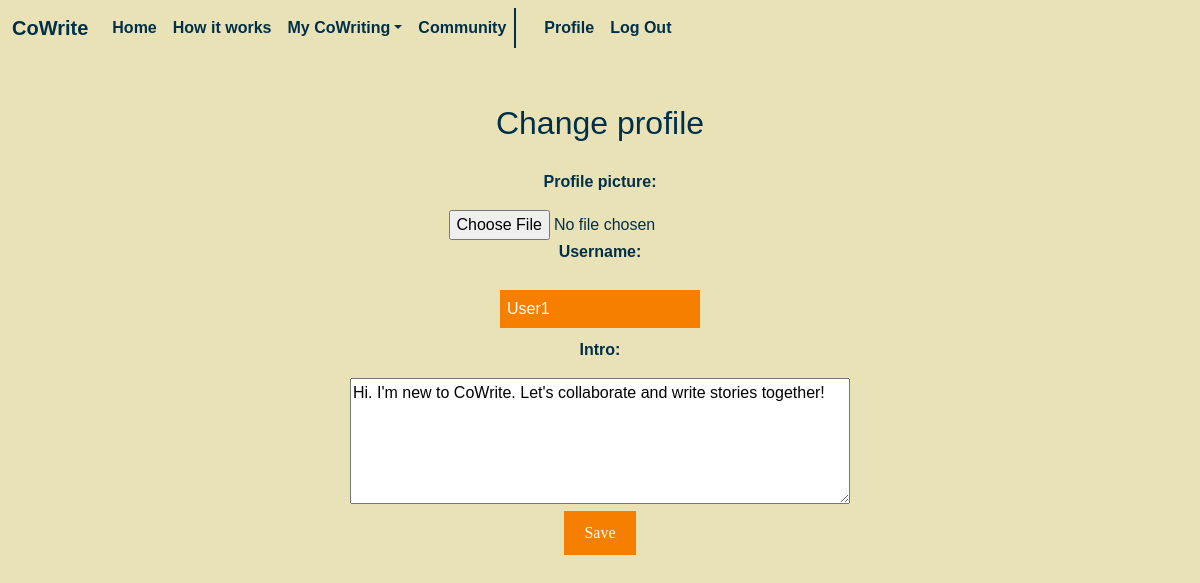
Screenshot of /change-profile/4 (signed in) with the database file from the repository.
### models.py (models this page shows)
class User(db.Model):
    id = db.Column(db.Integer, primary_key=True)
    username = db.Column(db.String(150), nullable=False, unique=True)
    password_hash = db.Column(db.String(200), nullable=False)
    intro = db.Column(db.Text, default="Hi. I'm new to CoWrite. Let's collaborate and write stories together!")
    profile_image = db.Column(db.String(255), nullable=True)
    drafts = db.relationship("CoDraft", backref="creator", lazy=True)
    contributions = db.relationship("Contribution", backref="author", lazy=True)

### app.py (the view)
@app.route("/change-profile/<int:id>", methods=["GET", "POST"])
@login_required
def change_profile(id):
    user = User.query.get_or_404(id)
    if user.id != session["user_id"]:
        flash("You are not the profile owner!", "error")
        return redirect(url_for("profile", id=id))
    if request.method == "POST":
        file = request.files.get("profile_image")
        new_username = request.form.get("username")
        new_intro = request.form.get("intro")
        if file and file.filename != "":
            filename = secure_filename(file.filename)
            os.makedirs(app.config["UPLOAD_FOLDER"], exist_ok=True)
            file_path = os.path.join(app.config["UPLOAD_FOLDER"], filename)
            file.save(file_path)
            user.profile_image = filename
        if new_username == user.username and new_intro == user.intro and not file:
            flash("No changes were made.", "info")
            return redirect(url_for("profile", id=id))
        existing_user = User.query.filter_by(username=new_username).first()
        if existing_user and existing_user.id != user.id:
            flash("That username is not available.", "error")
            return redirect(url_for("change_profile", id=id))
        user.username = new_username
        user.intro = new_intro
        db.session.commit()
        flash("Profile updated successfully!", "success")
        return redirect(url_for("profile", id=user.id))
    else:
        return render_template("change_profile.html", user=user)

### helpers.py (called while the page is built)
def login_required(f):
    @wraps(f)
    def decorated_function(*args, **kwargs):
        if session.get("user_id") is None:
            return redirect("/login")
        return f(*args, **kwargs)
    return decorated_function

### Templates/change_profile.html (shortened to what this page needs)
{% extends "layout.html" %}
{% block main %}
<div class="centered">
    <h2>Change profile</h2>
    <form action="{{ url_for('change_profile', id=user.id )}}" method="post" enctype="multipart/form-data">
        <p><b>Profile picture:</b></p>
        <input type="file" name="profile_image" accept="image/*">
        <p><b>Username:</b></p>
        <input type="text" name="username" value="{{ user.username }}">
        <p><b>Intro:</b></p>
        <textarea name="intro" rows="5">{{ user.intro }}</textarea>
        <br>
        <button type="submit" name="save" class="custom-button-colour">Save</button>
    </form>
</div>
{% endblock %}

### Static/CSS/styles.css (style rules this page uses)
.centered { text-align: center; margin: 0 auto; display: block; }
body { background-color: #eae2b7; margin-bottom: 50px; font-family: 'Trebuchet MS', sans-serif; color: #003049; }
form { border-radius: 5px; padding: 20px; }
::placeholder { color: #eae2b7; font-style: italic; }
input[type=text], select { width: 100%; max-width: 200px; }
textarea { width: 100%; max-width: 500px; }
input[type=text], input[type=number], input[type=password], select { background-color: #f77f00; border: 2px solid #f77f00; color: white; padding: 5px; margin: 10px 0; }
.custom-button-colour { background-color: #f77f00; color: white; font-family: Allura; border: none; padding-top: 10px; padding-bottom: 10px; padding-left: 20px; padding-right: 20px; cursor: pointer; }

### rows the page displays
User: username "User1", intro "Hi. I'm new to CoWrite. Let's collaborate and write stories together!"
